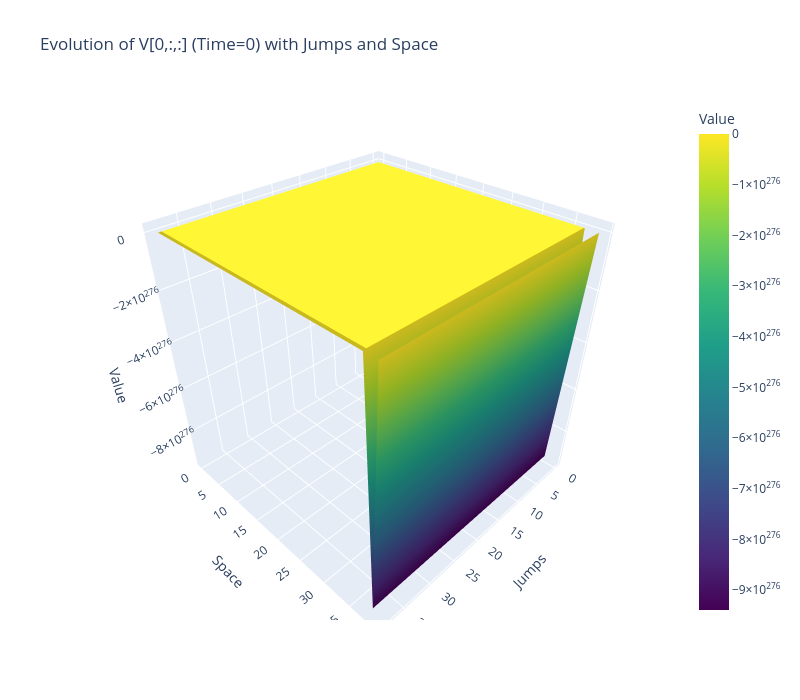

Source (notebook cell):
### Code cell
import plotly.graph_objects as go
import numpy as np

# Extract the time slice for t=0 (first time step)
V_slice = V_matrix[0, :, :]  # This is of shape (jumps, space)

# Create meshgrid for jumps and space (corresponding to x and y axes)
jumps, space = np.meshgrid(np.arange(V_slice.shape[0]), np.arange(V_slice.shape[1]))

# Create 3D surface plot
fig = go.Figure(data=[go.Surface(
    z=V_slice,  # The values at t=0
    x=jumps,    # Corresponds to jumps (x-axis)
    y=space,    # Corresponds to space (y-axis)
    colorscale='Viridis',  # You can choose any color scale
    colorbar=dict(title="Value")  # Colorbar showing the values
)])

# Set plot titles and labels
fig.update_layout(
    title="Evolution of V[0,:,:] (Time=0) with Jumps and Space",
    scene=dict(
        xaxis_title='Jumps',
        yaxis_title='Space',
        zaxis_title='Value'
    ),
    width=800,
    height=700
    )

# Show the plot
fig.show()

### Figure 1 — Plotly figure (JSON) as saved in the notebook; plotly's stock layout.template omitted (floating-point values rounded to 4 significant figures; data arrays with more than 128 entries replaced by an {"elided": "..."} marker saying what was removed)
{"data": [{"colorbar": {"title": {"text": "Value"}}, "colorscale": [[0, "#440154"], [0.1111, "#482878"], [0.2222, "#3e4989"], [0.3333, "#31688e"], [0.4444, "#26828e"], [0.5556, "#1f9e89"], [0.6667, "#35b779"], [0.7778, "#6ece58"], [0.8889, "#b5de2b"], [1, "#fde725"]], "type": "surface", "x": {"elided": "100x40 int values"}, "y": {"elided": "100x40 int values"}, "z": {"elided": "40x100 float values"}}], "layout": {"height": 700, "scene": {"xaxis": {"title": {"text": "Jumps"}}, "yaxis": {"title": {"text": "Space"}}, "zaxis": {"title": {"text": "Value"}}}, "title": {"text": "Evolution of V[0,:,:] (Time=0) with Jumps and Space"}, "width": 800}}
